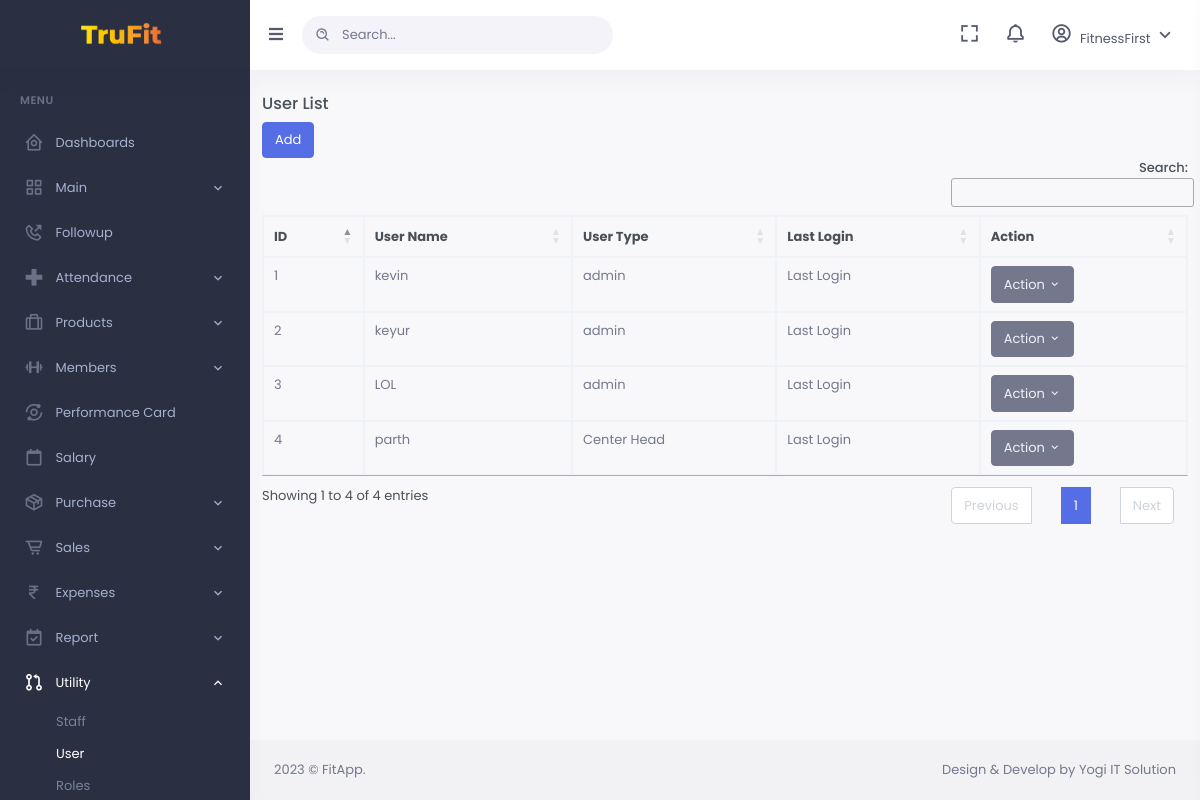
Page /u_user.php (signed in) on the committed database.
### tables this page shows
CREATE TABLE `creds` (
  `credID` int(11) NOT NULL,
  `userName` varchar(255) NOT NULL,
  `password` varchar(255) NOT NULL,
  `roleID` int(11) NOT NULL,
  `userEmail` varchar(255) NOT NULL,
  `phone` int(10) NOT NULL,
  `status` tinyint(1) NOT NULL,
  `locationID` int(11) NOT NULL
);

CREATE TABLE `roles` (
  `roleID` int(11) NOT NULL,
  `role` varchar(255) NOT NULL
);

### u_user.php (the view, shortened to what this page needs)
<?php
include_once 'db_conn.php';
?>
<!DOCTYPE html>
<html lang="en">
<?php
include('inc/head.php')
?>
<body data-sidebar="dark">
    <div id="layout-wrapper">
        <?php
        include('inc/sidebar.php')
        ?>
        <div id="main" class="layout-column flex">
            <?php
            include('inc/header.php')
            ?>
            <div class="main-content">
                <div class="page-content">
                    <H5>User List</H5>
                    <a href="u_user-add.php" class="btn btn-primary">Add</a>
                    <table id="example" class="table table-bordered dt-responsive nowrap w-100" style="width:100%">
                        <thead>
                            <tr>
                                <th data-sortable="true" data-field="id">ID</th>
                                <th data-sortable="true" data-field="owner">User Name</th>
                                <th data-sortable="true" data-field="owner">User Type</th>
                                <th data-sortable="true" data-field="owner">Last Login</th>
                                <th>Action</th>
                            </tr>
                        </thead>
                        <tbody>
                            <?php
                            $sqlCred = "SELECT * from creds as c inner join roles as r on c.roleID = r.roleID";
                            $resCred = mysqli_query($conn, $sqlCred);
                            while ($rowCred = mysqli_fetch_assoc($resCred)) {
                            ?>
                                <tr class=" flex">
                                    <td class="flex">
                                        <div class="item-except text-muted text-sm h-1x">
                                            <?= $rowCred['credID'] ?>
                                        </div>
                                    </td>
                                    <td class="flex">
                                        <div class="item-except text-muted text-sm h-1x">
                                            <?= $rowCred['userName'] ?>
                                        </div>
                                    </td>
                                    <td class="flex">
                                        <div class="item-except text-muted text-sm h-1x">
                                            <?= $rowCred['role'] ?>
                                        </div>
                                    </td>
                                    <td class="flex">
                                        <div class="item-except text-muted text-sm h-1x">
                                            Last Login
                                        </div>
                                    </td>
                                    <td>
                                        <div class="item-action dropdown">
                                        <button class="btn btn-secondary dropdown-toggle" type="button" id="dropdownMenuButton" data-bs-toggle="dropdown" aria-expanded="false">
                                                Action <i class="mdi mdi-chevron-down"></i>
                                            </button>
                                            <div class="dropdown-menu" aria-labelledby="dropdownMenuButton">
                                            <?php } ?>
                                            </div>
                                        </div>
                                    </td>
                                </tr>
                        </tbody>
                    </table>
                </div>
            </div>
        </div>
        <?php
        include('inc/footer.php')
        ?>
    </div>
</body>
</html>

### rows in the picture
creds: credID "1", userName "kevin", roleID.role "admin"
creds: credID "2", userName "keyur", roleID.role "admin"
creds: credID "3", userName "LOL", roleID.role "admin"
creds: credID "4", userName "parth", roleID.role "Center Head"
